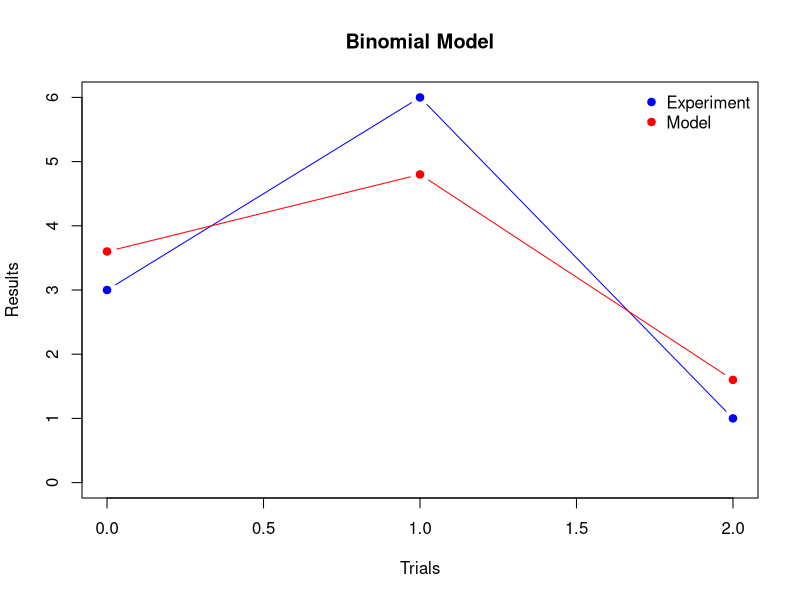
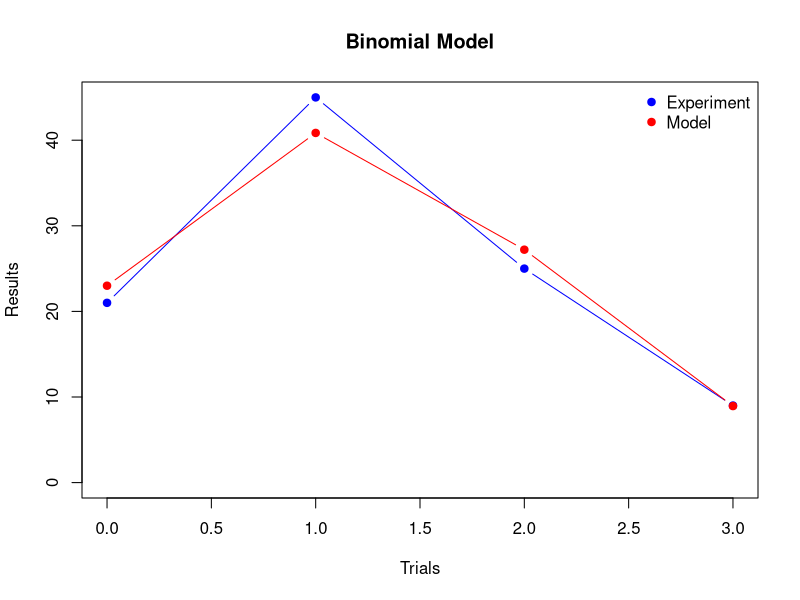
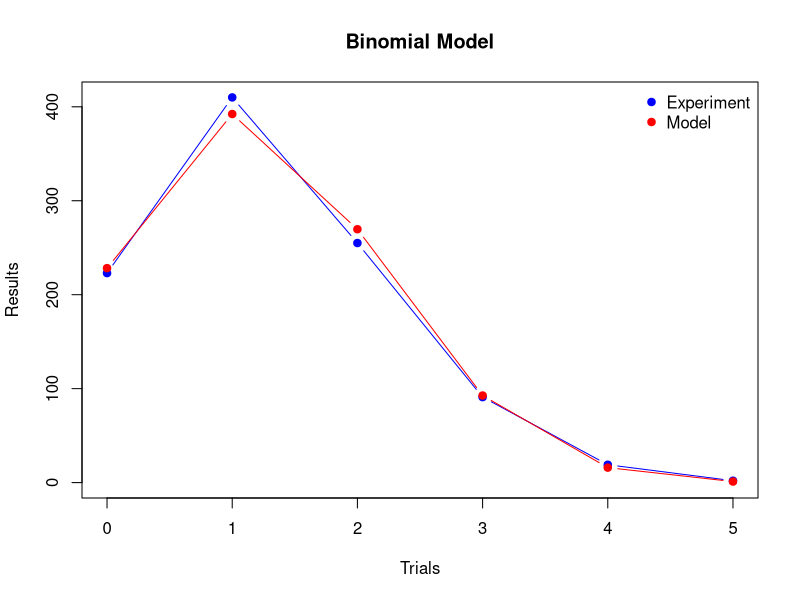

Source code (R) for these figures, in order:
## ---- chunk 1
library(knitr)

binom.fit = function(n, size, prob, show.table=TRUE, show.plot=TRUE) {

  ## generate random data from a binomial distrbution
  ## n = number of items tested
  ## size = number of trials per test
  ## prob = probability of failure
  set.seed(100)
  dt = rbinom(n = n, size = size, prob = prob)
  dt = data.frame(table(dt))
  colnames(dt) = c("trials", "results")
  dt$trials = as.numeric(dt$trials)-1  ## r oddity

  ## calculate the MLE
  mle = sum(dt$trials * dt$results) / sum(max(dt$trials) * dt$results)

  ## create a binomial model with the estimated mle and trials
  dt$mdl.p = round(dbinom(x = 0:(max(dt$trials)), size = max(dt$trials), prob = mle), 5)

  ## calculate expected results using the model probabilities
  dt$mdl.results = round(with(dt, mdl.p * sum(dt$results)), 2)

  ## mdl.results cant have less than 1 for any trial, check and correct
  dt.compressed = dt[which(dt$mdl.results > 1), ]

  ########################################################################
  ## This section cleans up the tails where there are not enough
  ## observations to get a good fit

  ## sum all rows where the expected results is less than 1
  ## and where trials are greater than the max trial of dt.compressed
  dt.results =
    sum(dt[which(dt$mdl.results < 1 &
                   dt$trials > max(dt.compressed$trials)), "results"])
  dt.mdl.p =
    sum(dt[which(dt$mdl.results < 1 &
                   dt$trials > max(dt.compressed$trials)), "mdl.p"])
  dt.mdl.results =
    sum(dt[which(dt$mdl.results < 1 &
                   dt$trials > max(dt.compressed$trials)), "mdl.results"])

  ## combined the summed observations with the last row in the results table
  dt.compressed[nrow(dt.compressed), "results"] =
    sum(dt.compressed[nrow(dt.compressed), "results"], dt.results)

  dt.compressed[nrow(dt.compressed), "mdl.p"] =
    sum(dt.compressed[nrow(dt.compressed), "mdl.p"], dt.mdl.p)

  dt.compressed[nrow(dt.compressed), "mdl.results"] =
    sum(dt.compressed[nrow(dt.compressed), "mdl.results"], dt.mdl.results)

  ## sum all rows where the expected results is less than 1
  ## and where trials are less than the minimum trial of dt.compressed
  dt.results =
    sum(dt[which(dt$mdl.results < 1 &
                   dt$trials < min(dt.compressed$trials)), "results"])
  dt.mdl.p =
    sum(dt[which(dt$mdl.results < 1 &
                   dt$trials < min(dt.compressed$trials)), "mdl.p"])
  dt.mdl.results =
    sum(dt[which(dt$mdl.results < 1 &
                   dt$trials < min(dt.compressed$trials)), "mdl.results"])

  ## combined the summed observations with the last row in the results table
  dt.compressed[1, "results"] =
    sum(dt.compressed[1, "results"], dt.results)

  dt.compressed[1, "mdl.p"] =
    sum(dt.compressed[1, "mdl.p"], dt.mdl.p)

  dt.compressed[1, "mdl.results"] =
    sum(dt.compressed[1, "mdl.results"], dt.mdl.results)

  ## replace original table with compressed table
  dt = dt.compressed

  ## clean up unneeded objects
  rm(dt.results, dt.mdl.p, dt.mdl.results, dt.compressed)

  ##########################################################################

  ## calculate Chi-square GOF statistic
  dt$ch.gof = round(with(dt, (results - mdl.results)^2 / mdl.results), 4)

  ## add up all of the statistics and calculate the model fit
  ch.p.value = round(1 - pchisq(q = sum(dt$ch.gof), df = max(dt$trials)),4)

  ch.conclusion =
    if (ch.p.value < .01)
      paste("Chi-squared P-value:", ch.p.value, ", unacceptable fit") else
        if(ch.p.value < .05)
          paste("Chi-squared P-value:", ch.p.value, ", poor fit") else
            if(ch.p.value < .15)
              paste("Chi-squared P-value:", ch.p.value, ", acceptable fit") else
                if(ch.p.value < .25)
                  paste("Chi-squared P-value:", ch.p.value, ", good fit") else
                    paste("Chi-squared P-value:", ch.p.value, ", excellent fit")

  ## formatting the output table
  results =
    kable(dt,
          format = "pandoc",
          row.names = FALSE,
          col.names = c("Trials", "Results", "Mdl Prob", "Mdl Results",
                        "CH GOF"),
          digits = 2,
          caption = paste("Model Statistics: \n",
                          "MLE:", round(mle, 4),
                          "\n", ch.conclusion))

  ## if statement to control the output
  if(show.plot == TRUE & show.table == TRUE) {
    ## generate plot
    par(xpd = TRUE)
    plot(x = NULL, y = NULL,
         xlim = c(0, max(dt$trials)),
         ylim = c(0, max(dt$results, dt$mdl.results)),
         xlab = "Trials", ylab = "Results",
         main = "Binomial Model")
    legend("topright", c("Experiment", "Model"),
           col = c("blue", "red"),
           pch = 19, bty = "n")
    points(x = dt$trials, y = dt$results,
           col = "blue", pch = 19, type = "b")
    points(x = dt$trials, y = dt$mdl.results,
           col = "red", pch = 19, type = "b")

    return(results)

  } else if(show.plot == TRUE & show.table == FALSE)  {
    par(xpd = TRUE)
    plot(x = NULL, y = NULL,
         xlim = c(0, max(dt$trials)),
         ylim = c(0, max(dt$results, dt$mdl.results)),
         xlab = "Trials", ylab = "Results",
         main = "Binomial Model")
    legend("topright", c("Experiment", "Model"),
           col = c("blue", "red"),
           pch = 19, bty = "n")
    points(x = dt$trials, y = dt$results,
           col = "blue", pch = 19, type = "b")
    points(x = dt$trials, y = dt$mdl.results,
           col = "red", pch = 19, type = "b")
  } else {
    return(results)
  }

}


## ---- chunk 2
binom.fit(10, size = 6, prob = .2, show.table = TRUE, show.plot = TRUE)
## ---- chunk 3
binom.fit(100, size = 6, prob = .2, show.table = TRUE, show.plot = TRUE)
## ---- chunk 4
binom.fit(1000, size = 6, prob = .2, show.table = TRUE, show.plot = TRUE)
## ---- chunk 5
library(knitr)

binom.fit = function(n, size, prob, show.table=TRUE, show.plot=TRUE) {

  ## generate random data from a binomial distrbution
  ## n = number of items tested
  ## size = number of trials per test
  ## prob = probability of failure
  set.seed(100)
  dt = rbinom(n = n, size = size, prob = prob)
  dt = data.frame(table(dt))
  colnames(dt) = c("trials", "results")
  dt$trials = as.numeric(dt$trials)-1  ## r oddity

  ## calculate the MLE
  mle = sum(dt$trials * dt$results) / sum(max(dt$trials) * dt$results)

  ## create a binomial model with the estimated mle and trials
  dt$mdl.p = round(dbinom(x = 0:(max(dt$trials)), size = max(dt$trials), prob = mle), 5)

  ## calculate expected results using the model probabilities
  dt$mdl.results = round(with(dt, mdl.p * sum(dt$results)), 2)

  ## mdl.results cant have less than 1 for any trial, check and correct
  dt.compressed = dt[which(dt$mdl.results > 1), ]

  ########################################################################
  ## This section cleans up the tails where there are not enough
  ## observations to get a good fit

  ## sum all rows where the expected results is less than 1
  ## and where trials are greater than the max trial of dt.compressed
  dt.results =
    sum(dt[which(dt$mdl.results < 1 &
                   dt$trials > max(dt.compressed$trials)), "results"])
  dt.mdl.p =
    sum(dt[which(dt$mdl.results < 1 &
                   dt$trials > max(dt.compressed$trials)), "mdl.p"])
  dt.mdl.results =
    sum(dt[which(dt$mdl.results < 1 &
                   dt$trials > max(dt.compressed$trials)), "mdl.results"])

  ## combined the summed observations with the last row in the results table
  dt.compressed[nrow(dt.compressed), "results"] =
    sum(dt.compressed[nrow(dt.compressed), "results"], dt.results)

  dt.compressed[nrow(dt.compressed), "mdl.p"] =
    sum(dt.compressed[nrow(dt.compressed), "mdl.p"], dt.mdl.p)

  dt.compressed[nrow(dt.compressed), "mdl.results"] =
    sum(dt.compressed[nrow(dt.compressed), "mdl.results"], dt.mdl.results)

  ## sum all rows where the expected results is less than 1
  ## and where trials are less than the minimum trial of dt.compressed
  dt.results =
    sum(dt[which(dt$mdl.results < 1 &
                   dt$trials < min(dt.compressed$trials)), "results"])
  dt.mdl.p =
    sum(dt[which(dt$mdl.results < 1 &
                   dt$trials < min(dt.compressed$trials)), "mdl.p"])
  dt.mdl.results =
    sum(dt[which(dt$mdl.results < 1 &
                   dt$trials < min(dt.compressed$trials)), "mdl.results"])

  ## combined the summed observations with the last row in the results table
  dt.compressed[1, "results"] =
    sum(dt.compressed[1, "results"], dt.results)

  dt.compressed[1, "mdl.p"] =
    sum(dt.compressed[1, "mdl.p"], dt.mdl.p)

  dt.compressed[1, "mdl.results"] =
    sum(dt.compressed[1, "mdl.results"], dt.mdl.results)

  ## replace original table with compressed table
  dt = dt.compressed

  ## clean up unneeded objects
  rm(dt.results, dt.mdl.p, dt.mdl.results, dt.compressed)

  ##########################################################################

  ## calculate Chi-square GOF statistic
  dt$ch.gof = round(with(dt, (results - mdl.results)^2 / mdl.results), 4)

  ## add up all of the statistics and calculate the model fit
  ch.p.value = round(1 - pchisq(q = sum(dt$ch.gof), df = max(dt$trials)),4)

  ch.conclusion =
    if (ch.p.value < .01)
      paste("Chi-squared P-value:", ch.p.value, ", unacceptable fit") else
        if(ch.p.value < .05)
          paste("Chi-squared P-value:", ch.p.value, ", poor fit") else
            if(ch.p.value < .15)
              paste("Chi-squared P-value:", ch.p.value, ", acceptable fit") else
                if(ch.p.value < .25)
                  paste("Chi-squared P-value:", ch.p.value, ", good fit") else
                    paste("Chi-squared P-value:", ch.p.value, ", excellent fit")

  ## formatting the output table
  results =
    kable(dt,
          format = "pandoc",
          row.names = FALSE,
          col.names = c("Trials", "Results", "Mdl Prob", "Mdl Results",
                        "CH GOF"),
          digits = 2,
          caption = paste("Model Statistics: \n",
                          "MLE:", round(mle, 4),
                          "\n", ch.conclusion))

  ## if statement to control the output
  if(show.plot == TRUE & show.table == TRUE) {
    ## generate plot
    par(xpd = TRUE)
    plot(x = NULL, y = NULL,
         xlim = c(0, max(dt$trials)),
         ylim = c(0, max(dt$results, dt$mdl.results)),
         xlab = "Trials", ylab = "Results",
         main = "Binomial Model")
    legend("topright", c("Experiment", "Model"),
           col = c("blue", "red"),
           pch = 19, bty = "n")
    points(x = dt$trials, y = dt$results,
           col = "blue", pch = 19, type = "b")
    points(x = dt$trials, y = dt$mdl.results,
           col = "red", pch = 19, type = "b")

    return(results)

  } else if(show.plot == TRUE & show.table == FALSE)  {
    par(xpd = TRUE)
    plot(x = NULL, y = NULL,
         xlim = c(0, max(dt$trials)),
         ylim = c(0, max(dt$results, dt$mdl.results)),
         xlab = "Trials", ylab = "Results",
         main = "Binomial Model")
    legend("topright", c("Experiment", "Model"),
           col = c("blue", "red"),
           pch = 19, bty = "n")
    points(x = dt$trials, y = dt$results,
           col = "blue", pch = 19, type = "b")
    points(x = dt$trials, y = dt$mdl.results,
           col = "red", pch = 19, type = "b")
  } else {
    return(results)
  }

}


